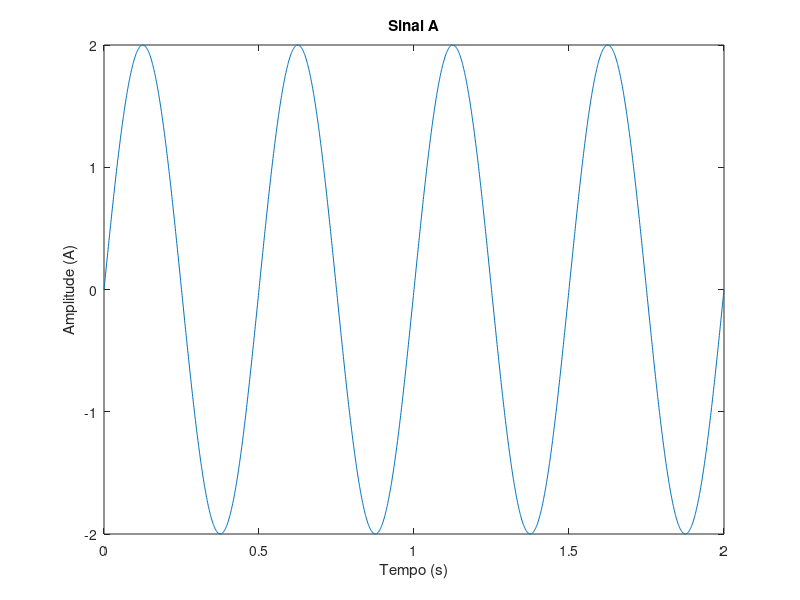

Recreate this plot in MATLAB.
%x(t)=A*sen(2pi*f0*t)    f0=frequencia    T=1/f0
ta=0.001;
t = 0:ta:2;  % o 2 é 4* T
x=2*sin(4*pi*t);
plot(t,x);
xlabel("Tempo (s)")
ylabel("Amplitude (A)")
title("Sinal A")